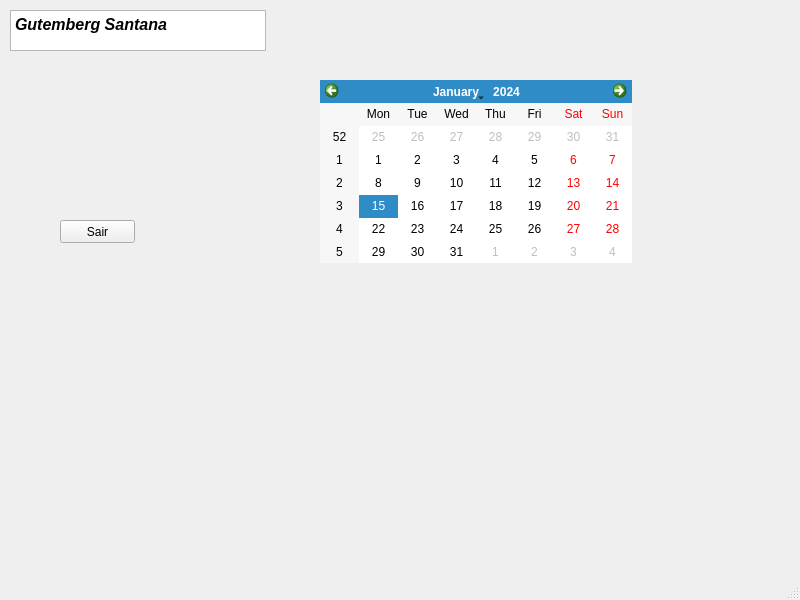
<?xml version="1.0" encoding="UTF-8"?>
<ui version="4.0">
 <class>MainWindow</class>
 <widget class="QMainWindow" name="MainWindow">
  <property name="geometry">
   <rect>
    <x>0</x>
    <y>0</y>
    <width>800</width>
    <height>600</height>
   </rect>
  </property>
  <property name="windowTitle">
   <string>MainWindow</string>
  </property>
  <widget class="QWidget" name="centralwidget">
   <widget class="QCalendarWidget" name="calendarWidget">
    <property name="geometry">
     <rect>
      <x>320</x>
      <y>80</y>
      <width>312</width>
      <height>183</height>
     </rect>
    </property>
   </widget>
   <widget class="QTextBrowser" name="textBrowser">
    <property name="geometry">
     <rect>
      <x>10</x>
      <y>10</y>
      <width>256</width>
      <height>41</height>
     </rect>
    </property>
    <property name="html">
     <string>&lt;!DOCTYPE HTML PUBLIC &quot;-//W3C//DTD HTML 4.0//EN&quot; &quot;http://www.w3.org/TR/REC-html40/strict.dtd&quot;&gt;
&lt;html&gt;&lt;head&gt;&lt;meta name=&quot;qrichtext&quot; content=&quot;1&quot; /&gt;&lt;style type=&quot;text/css&quot;&gt;
p, li { white-space: pre-wrap; }
&lt;/style&gt;&lt;/head&gt;&lt;body style=&quot; font-family:'MS Shell Dlg 2'; font-size:8.25pt; font-weight:400; font-style:normal;&quot;&gt;
&lt;p style=&quot; margin-top:0px; margin-bottom:0px; margin-left:0px; margin-right:0px; -qt-block-indent:0; text-indent:0px;&quot;&gt;&lt;span style=&quot; font-size:12pt; font-weight:600; font-style:italic;&quot;&gt;Gutemberg Santana&lt;/span&gt;&lt;/p&gt;&lt;/body&gt;&lt;/html&gt;</string>
    </property>
   </widget>
   <widget class="QPushButton" name="pushButton">
    <property name="geometry">
     <rect>
      <x>60</x>
      <y>220</y>
      <width>75</width>
      <height>23</height>
     </rect>
    </property>
    <property name="text">
     <string>Sair</string>
    </property>
   </widget>
  </widget>
  <widget class="QMenuBar" name="menubar">
   <property name="geometry">
    <rect>
     <x>0</x>
     <y>0</y>
     <width>800</width>
     <height>21</height>
    </rect>
   </property>
  </widget>
  <widget class="QStatusBar" name="statusbar"/>
 </widget>
 <resources/>
 <connections/>
</ui>
